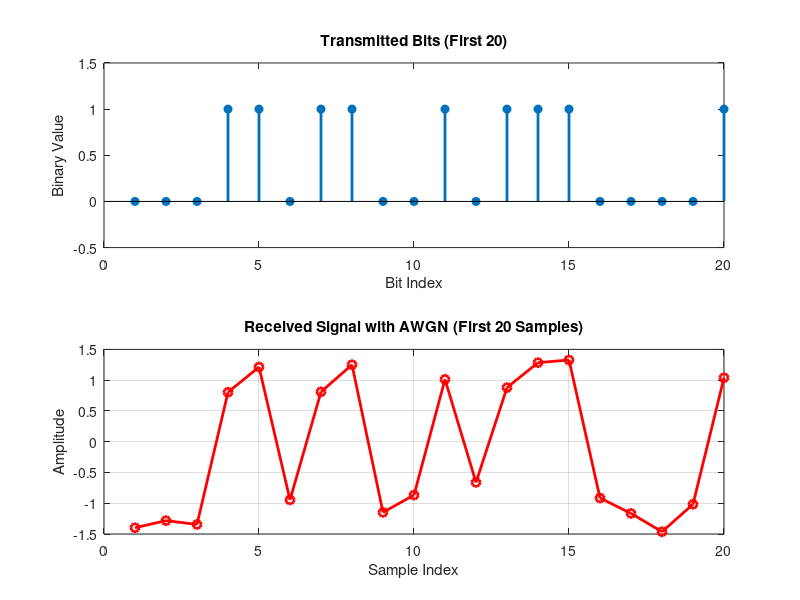

Reproduce this figure in MATLAB.
num_bits = 1000;
Eb_No_dB = 10;

tx_bits = randi([0 1], 1, num_bits);

tx_signal = 2 * tx_bits - 1;

Eb = 1;
No = Eb / (10 ^ (Eb_No_dB / 10));
noise = sqrt(No / 2) * randn(1, num_bits);
rx_signal = tx_signal + noise;

rx_bits = rx_signal > 0;

num_errors = sum(xor(tx_bits, rx_bits));
ber = num_errors / num_bits;
disp([ 'Bit Error Rate (BER): ', num2str(ber) ]);

figure;
subplot(2, 1, 1);
stem(tx_bits(1 : 20), 'filled', 'LineWidth', 2);
title('Transmitted Bits (First 20)');
xlabel('Bit Index');
ylabel('Binary Value');
ylim([-0.5 1.5]);

subplot(2, 1, 2);
plot(rx_signal(1 : 20), 'r-o', 'LineWidth', 2);
title('Received Signal with AWGN (First 20 Samples)');
xlabel('Sample Index');
ylabel('Amplitude');
grid on;
